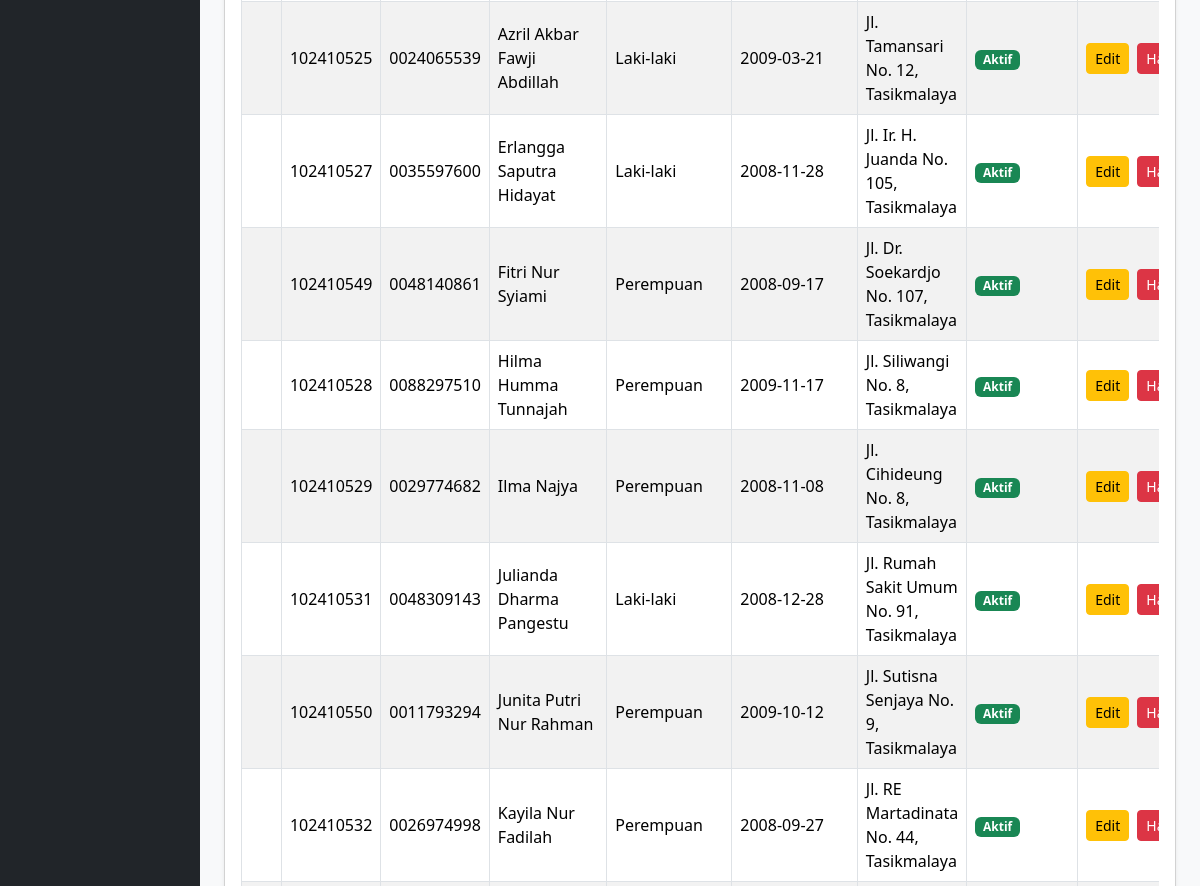
The app's page /kelola_siswa.php (signed in, middle part), older data.
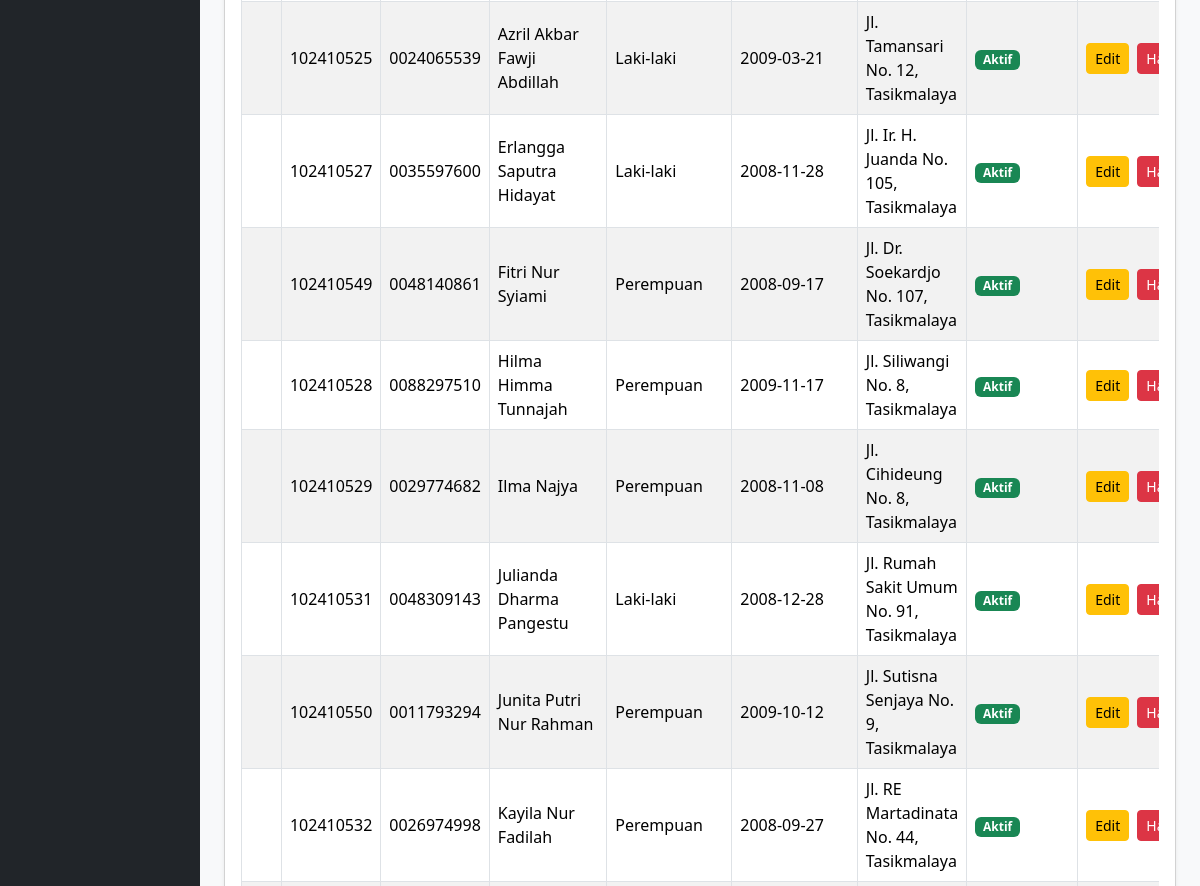
The same page, newer data.
### tables this page shows
CREATE TABLE `t_siswa` (
  `id` int(11) NOT NULL,
  `nis` varchar(10) DEFAULT NULL,
  `nisn` varchar(10) NOT NULL,
  `nama` varchar(150) DEFAULT NULL,
  `jenis_kelamin` char(1) NOT NULL,
  `tanggal_lahir` date NOT NULL,
  `alamat` text NOT NULL,
  `status_aktif` tinyint(1) NOT NULL,
  `created_at` timestamp NOT NULL DEFAULT current_timestamp(),
  `updated_at` timestamp NOT NULL DEFAULT current_timestamp()
);

### kelola_siswa.php (the view, shortened to what this page needs)
<?php
include 'config/koneksi.php';
$sql = "SELECT * FROM t_siswa ORDER BY nama ASC";
$hasil = mysqli_query($koneksi, $sql);
?>
<!DOCTYPE html>
<html lang="id">
<head>
    <link href="https://cdn.jsdelivr.net/npm/bootstrap@5.3.8/dist/css/bootstrap.min.css"
        rel="stylesheet">
    <link href="https://cdn.datatables.net/2.3.4/css/dataTables.bootstrap5.min.css"
        rel="stylesheet">
</head>
<body>
    <div class="container-fluid">
        <div class="row">
            <?php include 'layout/sidebar.php'; ?>
            <main class="col-md-9 col-lg-10 p-4">
                <div class="card shadow-sm">
                    <div class="card-body">
                        <div class="table-responsive">
                            <table id="tabelSiswa"
                                class="table table-striped table-bordered table-hover align-middle w-100">
                                <tbody>
                                    <?php while ($row = mysqli_fetch_assoc($hasil)) { ?>
                                        <tr>
                                            <td></td>
                                            <td>
                                                <?= htmlspecialchars($row['nis'] ?? '') ?>
                                            </td>
                                            <td>
                                                <?= htmlspecialchars($row['nisn'] ?? '') ?>
                                            </td>
                                            <td>
                                                <?= htmlspecialchars($row['nama'] ?? '') ?>
                                            </td>
                                            <td>
                                                <?php
                                                if (($row['jenis_kelamin'] ?? '') == 'L') {
                                                    echo "Laki-laki";
                                                } elseif (($row['jenis_kelamin'] ?? '') == 'P') {
                                                    echo "Perempuan";
                                                } else {
                                                    echo "-";
                                                }
                                                ?>
                                            </td>
                                            <td>
                                                <?= htmlspecialchars($row['tanggal_lahir'] ?? '-') ?>
                                            </td>
                                            <td>
                                                <?= htmlspecialchars($row['alamat'] ?? '-') ?>
                                            </td>
                                            <td>
                                                <?php if (($row['status_aktif'] ?? 0) == 1) { ?>
                                                    <span class="badge bg-success">
                                                        Aktif
                                                    </span>
                                                <?php } else { ?>
                                                    <span class="badge bg-danger">
                                                        Tidak Aktif
                                                    </span>
                                                <?php } ?>
                                            </td>
                                            <td>
                                                <div class="d-flex gap-2">
                                                    <a href="edit_siswa.php?id=<?= urlencode($row['id']) ?>"
                                                        class="btn btn-warning btn-sm">
                                                        Edit
                                                    </a>
                                                    <a href="hapus_siswa.php?id=<?= urlencode($row['id']) ?>"
                                                        class="btn btn-danger btn-sm"
                                                        onclick="return confirm('Yakin ingin menghapus data siswa ini?');">
                                                        Hapus
                                                    </a>
                                                </div>
                                            </td>
                                        </tr>
                                    <?php } ?>
                                </tbody>
                            </table>
                        </div>
                    </div>
                </div>
            </main>
        </div>
    </div>
</body>
</html>

Row changes from the older to the newer data that the page shows:
changed t_siswa "Jl. Siliwangi No. 8, Tasikmalaya": nama "Hilma Humma Tunnajah" → "Hilma Himma Tunnajah"
